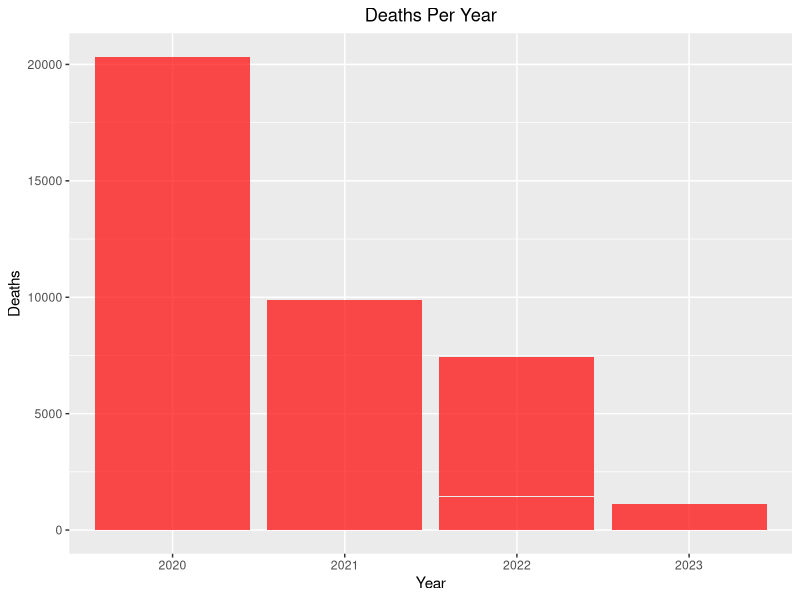
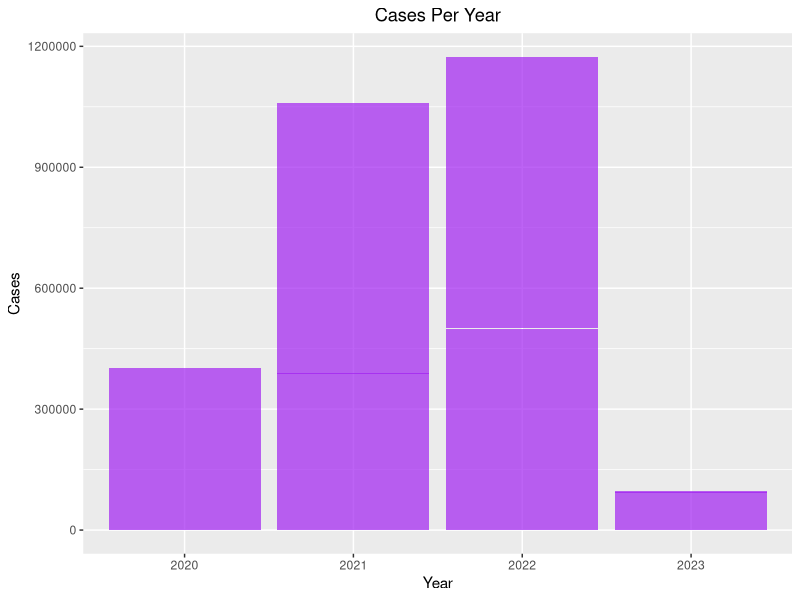
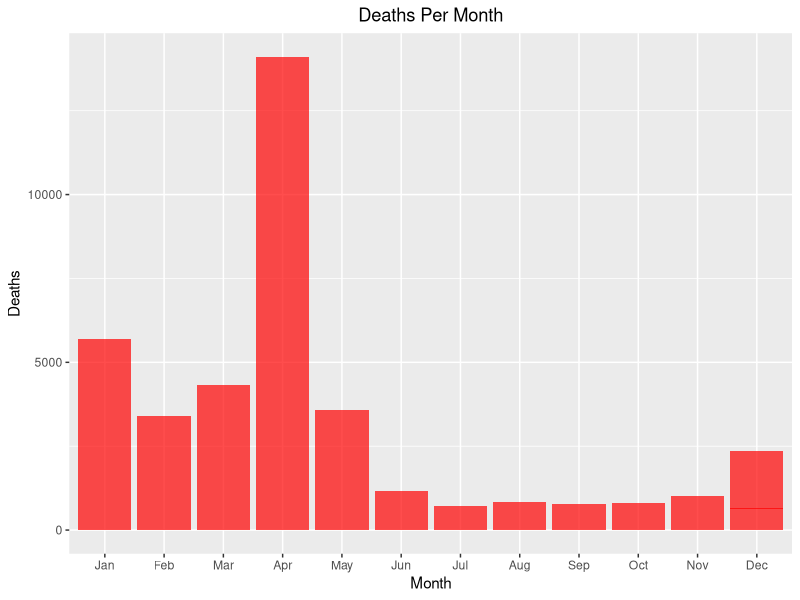
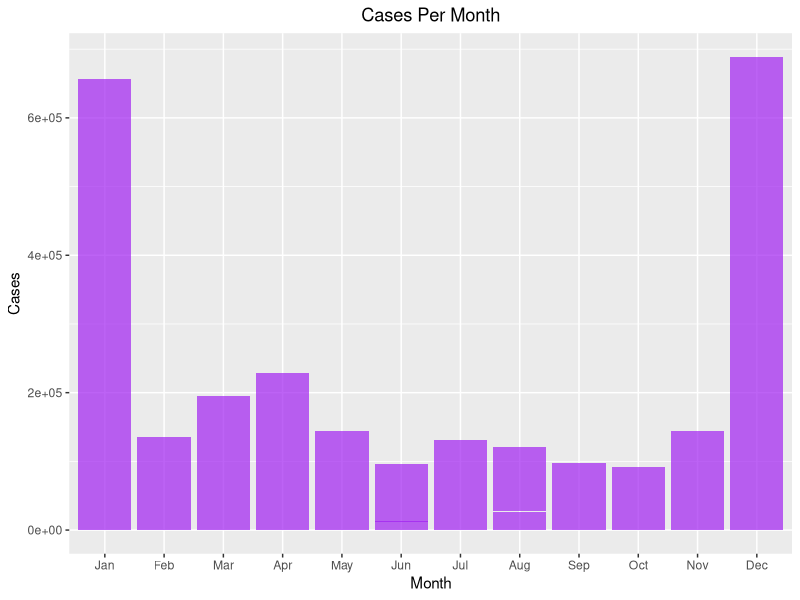
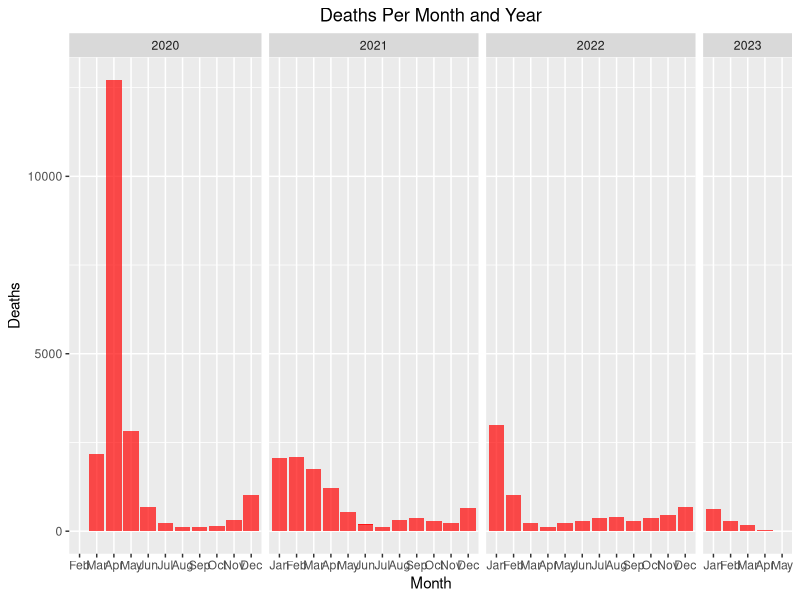
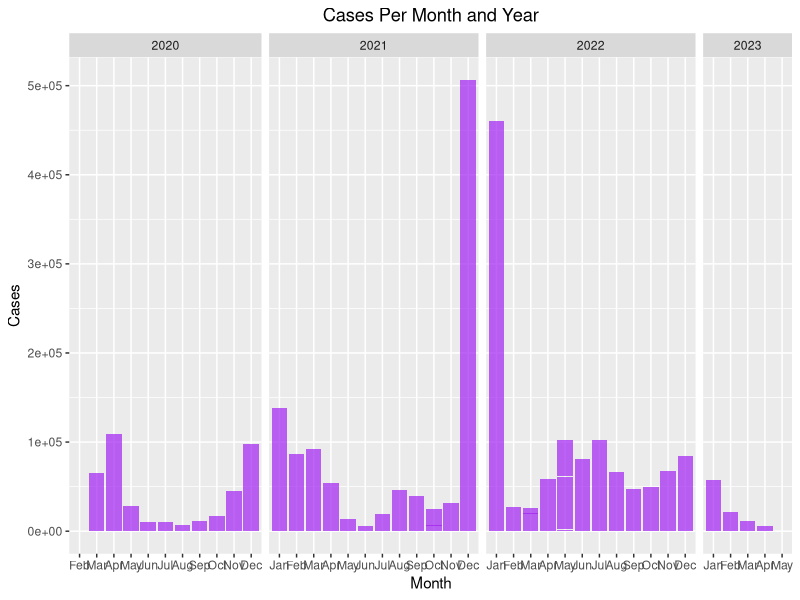
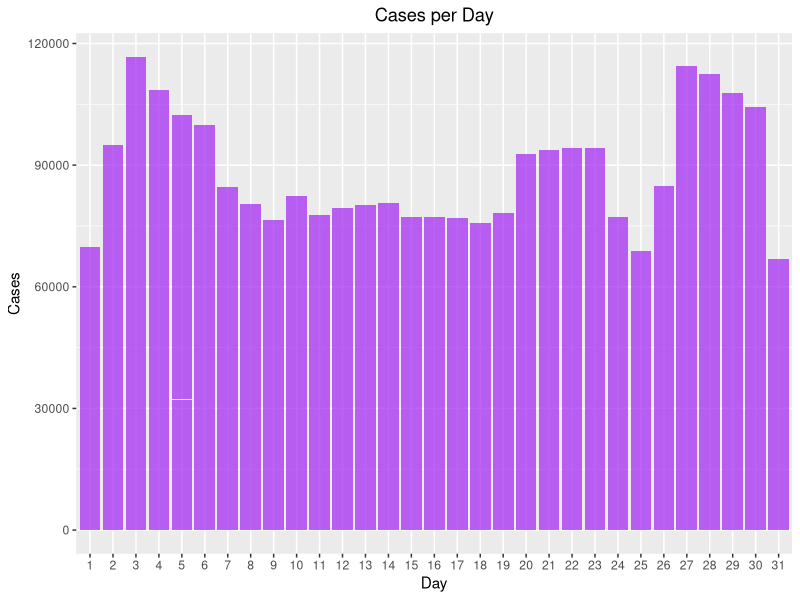
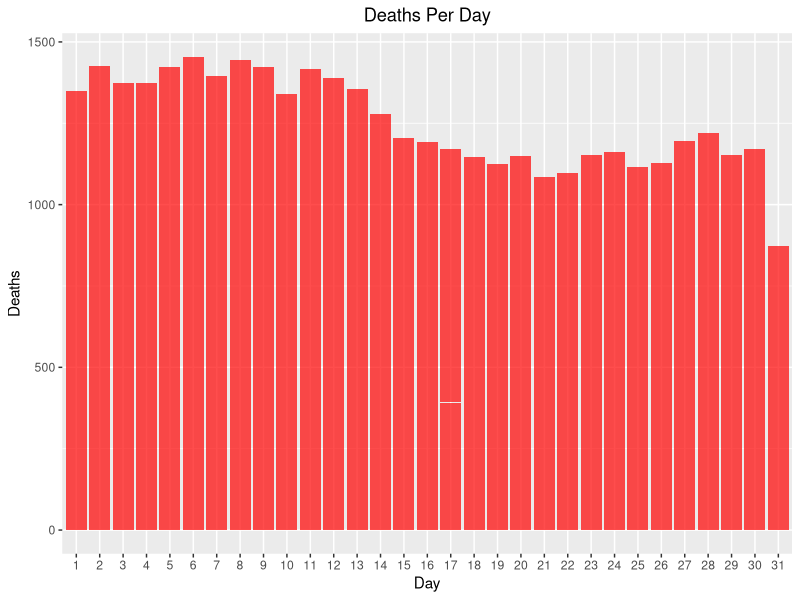

Recreate these plots in R, in order.
## ---- chunk 1
knitr::opts_chunk$set(echo = TRUE)
## ---- chunk 2
library(readr)
library(tidyverse)
## ---- chunk 3
Data <- read.csv("COVID.csv")
head(Data)
dim(Data) # 1158 observations and 67 variables
str(Data) # All integer variables with data being the only character variable 

missing_values <- colSums(is.na(Data))

Data$date_of_interest <- lubridate::mdy(Data$date_of_interest)


summary(Data)
Final <- Data %>%
  select(-contains("7DAY_AVG"))

Final2 <- Final %>%
  mutate(
    Year = year(date_of_interest),
    Month = month(date_of_interest, label = TRUE),
    Day = day(date_of_interest)
  )

New <- Final2 %>% 
  mutate(
    weekdays = wday(date_of_interest, label = TRUE)
  ) %>% 
  group_by(weekdays) 

## ---- chunk 4

Final2 %>% summarise(TotalDays = n(),TotalDeaths = sum(DEATH_COUNT), TotalCases = sum(CASE_COUNT), DeathRate = TotalDeaths/TotalCases)


YearlyDeathRate <- Final2 %>% 
  group_by(Year) %>%
  summarise(
    TotalValue = sum(DEATH_COUNT),
    TotalCases = sum(CASE_COUNT), 
    Rate = TotalValue / TotalCases
  )
YearlyDeathRate

MonthlyDeathRate <- Final2 %>% 
  group_by(Month) %>%
  summarise(
    TotalValue = sum(DEATH_COUNT),
    TotalCases = sum(CASE_COUNT),  
    Rate = TotalValue / TotalCases
  )
MonthlyDeathRate

## ---- chunk 5

ggplot(Final2, aes(x = factor(Year), y=DEATH_COUNT)) +
  geom_bar(stat = "identity", fill = "red", alpha = 0.7) +
  labs(title = "Deaths Per Year",
       x = "Year",
       y = "Deaths") + 
  theme(plot.title = element_text(hjust = 0.5))

ggplot(Final2, aes(x = factor(Year), y=CASE_COUNT)) +
  geom_bar(stat = "identity", fill = "purple", alpha = 0.7) +
  labs(title = "Cases Per Year",
       x = "Year",
       y = "Cases") + 
  theme(plot.title = element_text(hjust = 0.5))
## ---- chunk 6
ggplot(Final2, aes(x = factor(Month), y=DEATH_COUNT)) +
  geom_bar(stat = "identity", fill = "red", alpha = 0.7) +
  labs(title = "Deaths Per Month",
       x = "Month",
       y = "Deaths")+ 
  theme(plot.title = element_text(hjust = 0.5))

ggplot(Final2, aes(x = factor(Month), y=CASE_COUNT)) +
  geom_bar(stat = "identity", fill = "purple", alpha = 0.7) +
  labs(title = "Cases Per Month",
       x = "Month",
       y = "Cases")+ 
  theme(plot.title = element_text(hjust = 0.5))
## ---- chunk 7
# Cases per year 
ggplot(Final2, aes(x = factor(Month), y = DEATH_COUNT)) +
  geom_bar(stat = "identity", fill = "red", alpha = 0.7) +
  labs(title = "Deaths Per Month and Year",
       x = "Month",
       y = "Deaths") +
  facet_grid(~Year, scales = "free_x", space = "free_x") + 
  theme(plot.title = element_text(hjust = 0.5))

ggplot(Final2, aes(x = factor(Month), y = CASE_COUNT)) +
  geom_bar(stat = "identity", fill = "purple", alpha = 0.7) +
  labs(title = "Cases Per Month and Year",
       x = "Month",
       y = "Cases") +
  facet_grid(~Year, scales = "free_x", space = "free_x") + 
  theme(plot.title = element_text(hjust = 0.5))
## ---- chunk 8
CasesTotal <- Final2 %>% group_by (Month, Year) %>% summarize(TotalCases = sum(CASE_COUNT)) %>% 
  group_by(Year) %>% 
  slice(which.max(TotalCases))
CasesTotal   

DeathsTotal <- Final2 %>% group_by (Month, Year) %>% summarize(TotalDeaths = sum(DEATH_COUNT))  %>% 
  group_by(Year) %>% 
  slice(which.max(TotalDeaths)) 
DeathsTotal
## ---- chunk 9
ggplot(Final2, aes(x = factor(Day), y = CASE_COUNT)) +
  geom_bar(stat = "identity", fill = "purple", alpha = 0.7) +
  labs(title = "Cases per Day",
       x = "Day",
       y = "Cases") +
  theme(plot.title = element_text(hjust = 0.5))

ggplot(Final2, aes(x = factor(Day), y = DEATH_COUNT)) +
  geom_bar(stat = "identity", fill = "red", alpha = 0.7) +
  labs(title = "Deaths Per Day",
       x = "Day",
       y = "Deaths") +
  theme(plot.title = element_text(hjust = 0.5))


## ---- chunk 10

TotalWeekdays <- New %>% 
  group_by(weekdays) %>% 
  summarise(Days = n())
TotalWeekdays

ggplot(New, aes(x=factor(weekdays), y = DEATH_COUNT)) +
  geom_bar(stat = "identity", fill = "red", alpha = 0.7) +
  labs(title = "Deaths Per Day",
       x = "Weekday",
       y = "Deaths") +
  theme(plot.title = element_text(hjust = 0.5))

ggplot(New, aes(x=factor(weekdays), y = CASE_COUNT)) +
  geom_bar(stat = "identity", fill = "purple", alpha = 0.7) +
  labs(title = "Cases Per Day",
       x = "Weekday",
       y = "Cases") +
  theme(plot.title = element_text(hjust = 0.5))

## ---- chunk 11
  
ggplot(Final2, aes(x = factor(Year), y=mean(CASE_COUNT))) +
  geom_bar(stat = "identity", fill = "orange", alpha = 0.7) +
  labs(title = "Average Cases Per Year",
       x = "Year",
       y = "Cases")  

Deaths_and_cases_each_month <- Final2 %>% group_by (Year,Month) %>% summarize(Avg_Deaths = mean(DEATH_COUNT),Avg_Cases = mean(CASE_COUNT), .groups = 'drop')

ggplot(Deaths_and_cases_each_month, aes(x = factor(Month), y=Avg_Cases)) +
  geom_bar(stat = "identity", fill = "purple", alpha = 0.8) +
  labs(title = "Average Cases Per Month Per Year",
       x = "Month",
       y = "Cases") +
  facet_wrap(~Year) 

## ---- chunk 12

Final2$Year <- factor(Final2$Year, levels = c(2020, 2021, 2022, 2023))

ggplot(Final2, aes(x = factor(Year), y=mean(DEATH_COUNT))) +
  geom_bar(stat = "identity", fill = "orange", alpha = 0.7) +
  labs(title = "Average Deaths Per Year",
       x = "Year",
       y = "Deaths")    

ggplot(Deaths_and_cases_each_month, aes(x = factor(Month), y=Avg_Deaths)) +
  geom_bar(stat = "identity", fill = "purple", alpha = 0.8) +
  labs(title = "Average Deaths per Month for Each Year",
       x = "Month",
       y = "Deaths") +
  facet_wrap(~Year) 


## ---- chunk 13
# sum of death count in by region
RegionsTotalDeaths <- Final %>% 
  summarize(SI_DEATH = sum(SI_DEATH_COUNT),
            QN_DEATH =sum(QN_DEATH_COUNT),
            MN_DEATH = sum(MN_DEATH_COUNT),
            BK_DEATH = sum(BK_DEATH_COUNT),
            BX_DEATH = sum(BX_DEATH_COUNT))
RegionsTotalDeaths

# bar graph displaying death count in by region
barplot(c(RegionsTotalDeaths$BK_DEATH,
           RegionsTotalDeaths$QN_DEATH,
           RegionsTotalDeaths$BX_DEATH,
           RegionsTotalDeaths$MN_DEATH,
           RegionsTotalDeaths$SI_DEATH), 
        main = "Total Deaths in each Region", 
        xlab = "Region",
        ylim = c(0, max(RegionsTotalDeaths) + 1),
        ylab = "Death Count",
        names.arg = c("BK", "QN", "BX", "MN", "SI"),
        col = "coral",
        las = 1)
## ---- chunk 14
Data1=Data[order(-Data$CASE_COUNT),]
max(Data1$CASE_COUNT)

Data2 = Data1[Data1$CASE_COUNT>31700,]

ggplot(Data2, aes(reorder(date_of_interest, -CASE_COUNT), CASE_COUNT)) + 
  geom_bar(stat = "identity", fill = "purple", alpha = 0.8) +
  scale_y_continuous(breaks = seq(0, max(Data2$CASE_COUNT), by = 10000)) +
    labs(title = "Top 10 Days with Most Covid Cases",
       x = "Date",
       y = "Case Count") +
  theme(plot.title = element_text(hjust = 0.5))
